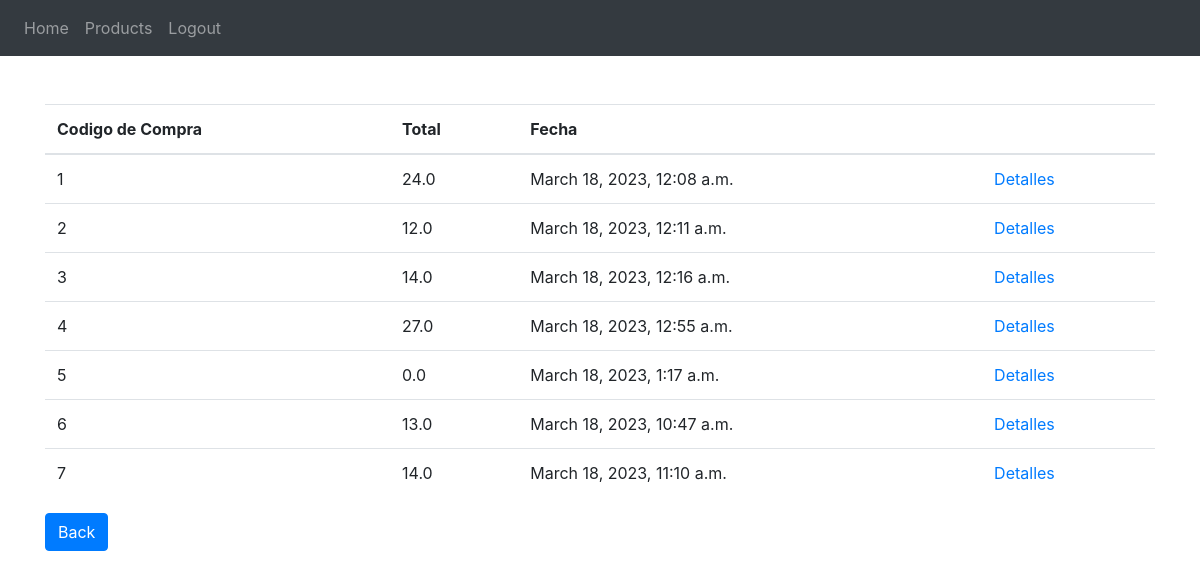
/main/sales_view (signed in), run on the app's committed database.
### MyApp/models.py (models this page shows)
class Event(models.Model):
    events_types = (
        ('P', 'Purchase'),
        ('S', 'Sale'),
        ('PL', 'Products Loss'),
        ('PE', 'Products Entry'),
    )
    type = models.CharField(max_length=2, choices=events_types)
    part = models.ForeignKey(Person, on_delete=models.CASCADE)
    date = models.DateTimeField()
    amount = models.FloatField()

### MyApp/views.py (the view)
# urls.py: path('main/sales_view', sales_view),
def sales_view(request):
    user_dni = request.session['actual_user']
    actual_user = Person.objects.get(dni=user_dni)
    sales = Event.objects.filter(type='S', part_id=user_dni)
    return render(request, 'sales_view.html', {
        'sales' : sales,
        'user' : actual_user,
    })

### MyApp/templates/sales_view.html
{% extends "base.html" %}
{% block content %}
<table class="table">
    <thead>
        <tr>
            <th scope="col"> Codigo de Compra </th>
            <th scope="col"> Total </th>
            <th scope="col"> Fecha </th>
            <th scope="col"> </th>
        </tr>
    </thead>
    <tbody>
        {% for sale in sales %}
        <tr>
            <td> {{sale.id}} </td>
            <td> {{sale.amount}} </td>
            <td> {{sale.date}} </td>
            <td>
                <a href="sales_view/{{sale.id}}"> Detalles </a>
            </td>
        </tr>
        {% endfor %}
    </tbody>
</table>
<a href="/main" class = "btn btn-primary">Back</a>
{% endblock %}

### MyApp/templates/base.html (shortened to what this page needs)
{% load static %}
<!DOCTYPE html>
<html>
    <head>
        <link rel="stylesheet" href="https://cdn.jsdelivr.net/npm/bootstrap@4.0.0/dist/css/bootstrap.min.css">
        <link rel="stylesheet" href="{% static 'styles/main.css' %}">
    </head>
    <body>
        <nav class="navbar navbar-expand-lg navbar-dark bg-dark">
            <div class="collapse navbar-collapse" id="navbarSupportedContent">
              <ul class="navbar-nav mr-auto">
                <li class="nav-item">
                  <a class="nav-link" href="/home">Home</a>
                </li>
                <li class="nav-item">
                  <a class="nav-link" href="/main">Products</a>
                </li>
                <li class="nav-item">
                  <a class="nav-link" href="/logout">Logout</a>
                </li>
              </ul>
            </div>
          </nav>
        <div class = "container mt-5">
            {% block content %}
            {% endblock %}
        </div>
    </body>
</html>

### data on the page
Event: id "1", amount "24.0", date "March 18, 2023, 12:08 a.m."
Event: id "2", amount "12.0", date "March 18, 2023, 12:11 a.m."
Event: id "3", amount "14.0", date "March 18, 2023, 12:16 a.m."
Event: id "4", amount "27.0", date "March 18, 2023, 12:55 a.m."
Event: id "5", amount "0.0", date "March 18, 2023, 1:17 a.m."
Event: id "6", amount "13.0", date "March 18, 2023, 10:47 a.m."
Event: id "7", amount "14.0", date "March 18, 2023, 11:10 a.m."
